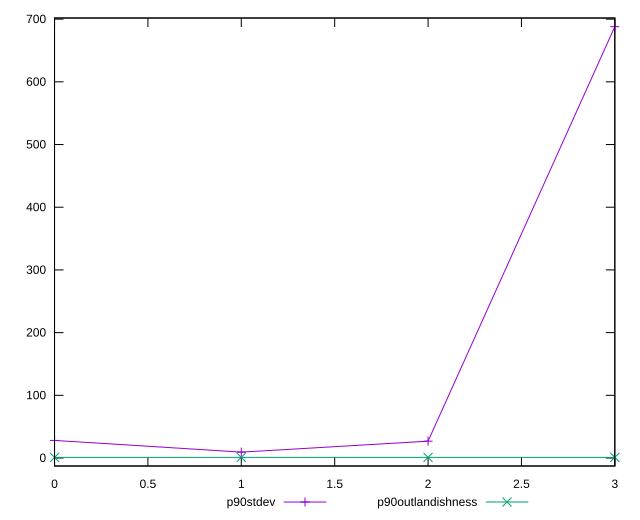

The script that saved this image:
reset

$p90Stdev <<EOF
0 28.056051849637903
1 9.383918729789912
2 26.87753183401558
3 688.0483339938091
EOF

$p90Outlandishness <<EOF
0 1.0051104755277536
1 0.9998787202422152
2 1.0000687163887452
3 0.9992010828539954
EOF

set key outside below
set xrange [0:3]
set yrange [-12.741781575365108:701.7893166520282]
set trange [-12.741781575365108:701.7893166520282]
set terminal svg size 640, 520 enhanced background rgb 'white'
set output "reports/report_00030_2021-02-24T20-42-31.540Z/largest-contentful-paint/progression/stddev.svg"

plot $p90Stdev title "p90stdev" with linespoints, \
     $p90Outlandishness title "p90outlandishness" with linespoints

reset
